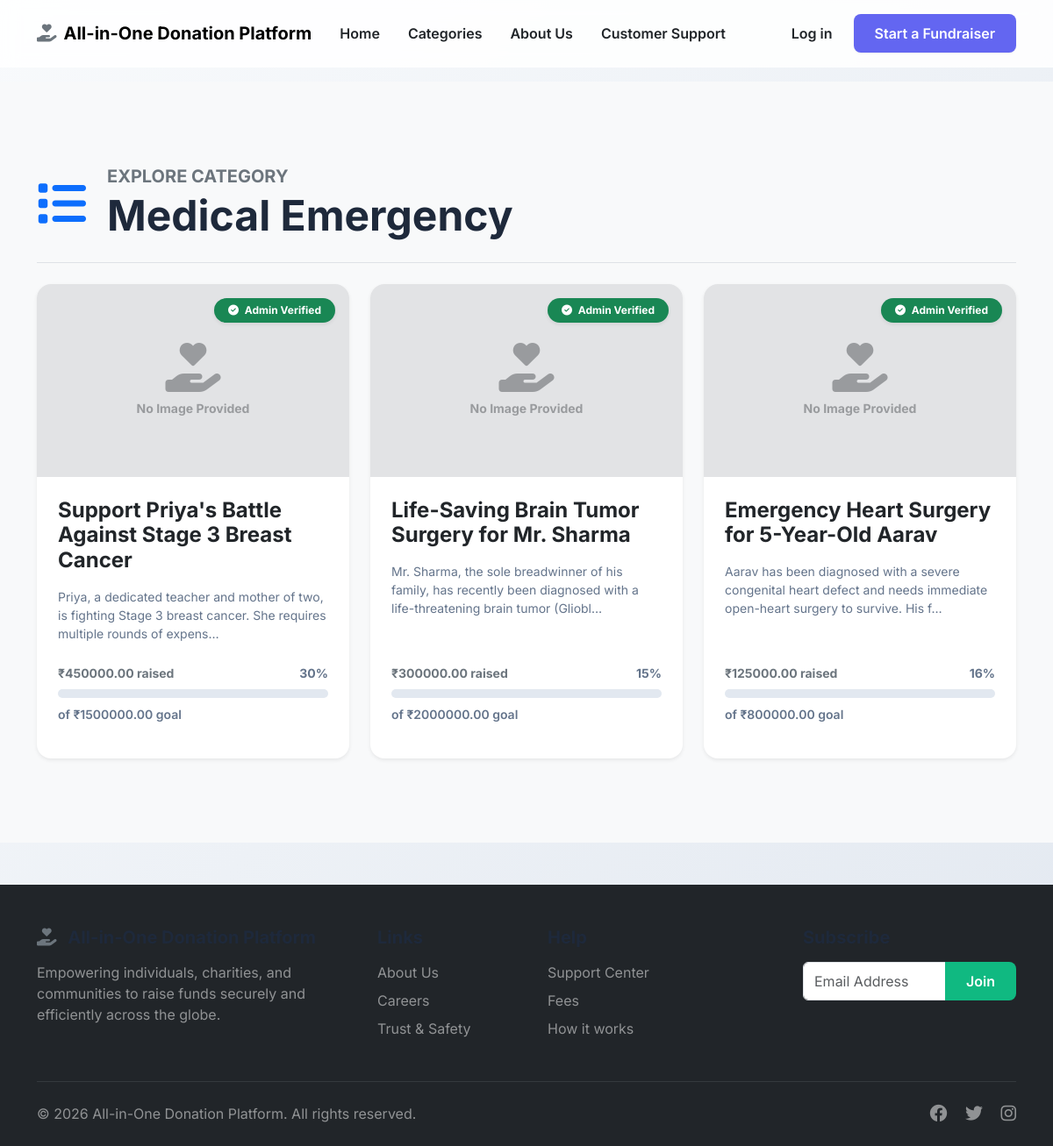
Page /category/medical-emergency/ on the earlier database version.
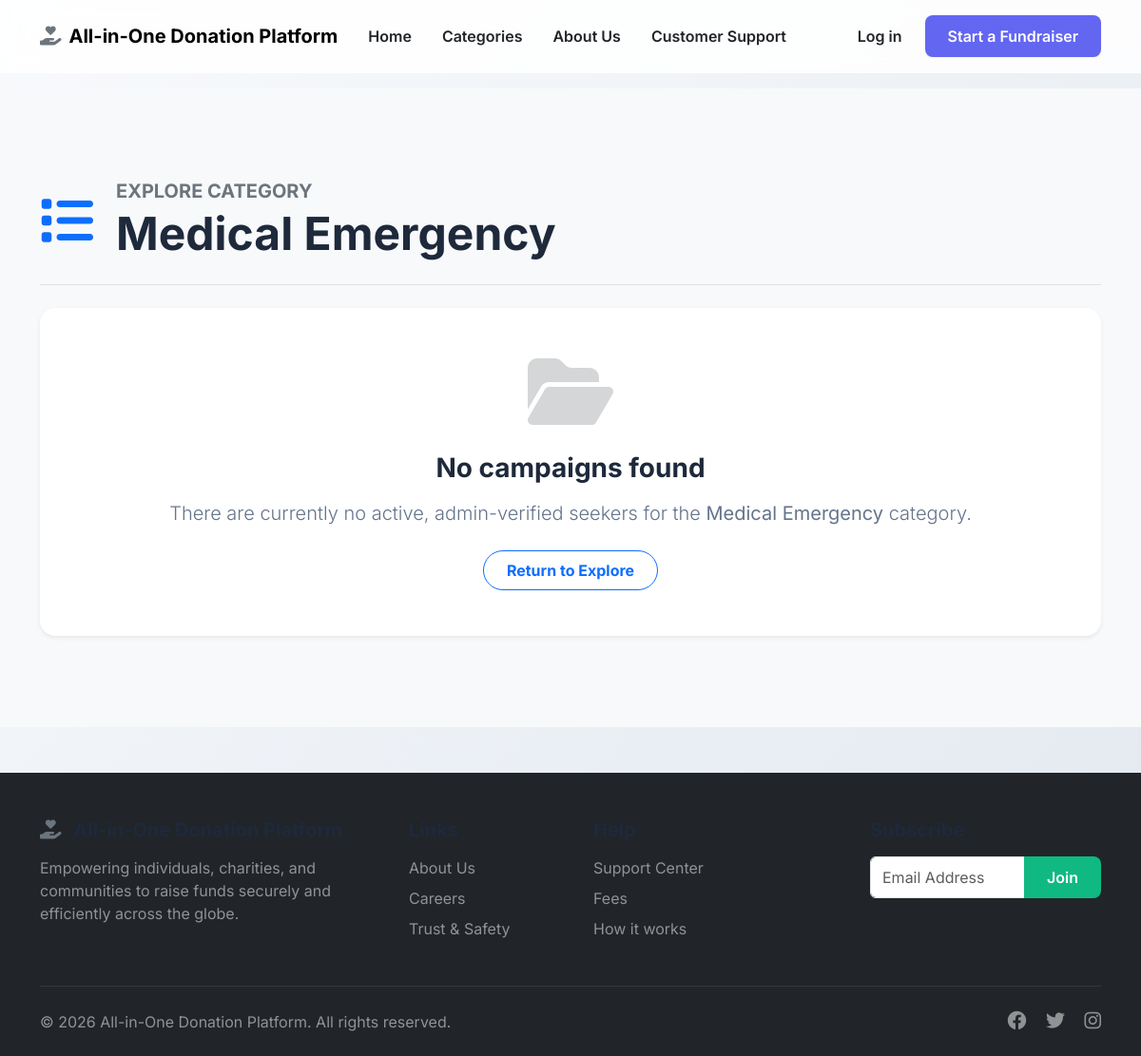
Same page on the later database version.
### campaigns/models.py (models this page shows, shortened)
class Campaign(models.Model):
    class Status(models.TextChoices):
        DRAFT = 'DRAFT', _('Draft')
        ACTIVE = 'ACTIVE', _('Active')
        COMPLETED = 'COMPLETED', _('Completed')
        CANCELLED = 'CANCELLED', _('Cancelled')
    owner = models.ForeignKey(settings.AUTH_USER_MODEL, on_delete=models.CASCADE, related_name='campaigns')
    title = models.CharField(max_length=200)
    description = models.TextField()
    goal_amount = models.DecimalField(max_digits=12, decimal_places=2)
    raised_amount = models.DecimalField(max_digits=12, decimal_places=2, default=0.00)
    image = models.ImageField(upload_to='campaigns/images/', null=True, blank=True)
    start_date = models.DateTimeField(auto_now_add=True)
    end_date = models.DateTimeField(null=True, blank=True)
    category = models.ForeignKey(Category, on_delete=models.SET_NULL, null=True, related_name='campaigns')
    location = models.CharField(max_length=255, blank=True)
    payment_qr_code = models.ImageField(upload_to='campaigns/qr_codes/', null=True, blank=True, help_text="Upload your UPI or Bank QR code here")
    status = models.CharField(
        max_length=20,
        choices=Status.choices,
        default=Status.DRAFT
    )
    approved = models.BooleanField(default=False)
    status_reason = models.TextField(blank=True, null=True, help_text="Reason for current status or rejection notes")
    amount_issued = models.DecimalField(max_digits=12, decimal_places=2, default=0.00, help_text="Total amount paid out to the seeker")
    created_at = models.DateTimeField(auto_now_add=True)
    updated_at = models.DateTimeField(auto_now=True)
    @property
    def progress_percentage(self):
        if self.goal_amount > 0:
            return round((self.raised_amount / self.goal_amount) * 100, 2)
        return 0

class Category(models.Model):
    name = models.CharField(max_length=100, unique=True)
    slug = models.SlugField(max_length=100, unique=True)
    icon = models.ImageField(upload_to='categories/icons/', null=True, blank=True)
    class Meta:
        verbose_name_plural = "Categories"

### core/views.py (the view)
# urls.py: path('category/<slug:slug>/', CategoryDetailView.as_view(), name='category_detail'),
class CategoryDetailView(DetailView):
    model = Category
    template_name = 'category_detail.html'
    context_object_name = 'category'
    def get_context_data(self, **kwargs):
        context = super().get_context_data(**kwargs)
        context['campaigns'] = self.object.campaigns.filter(
            status=Campaign.Status.ACTIVE,
            approved=True
        ).order_by('-raised_amount')
        context['all_categories'] = Category.objects.all()[:4] # Consistent with home page
        return context

### templates/category_detail.html (shortened to what this page needs)
{% extends 'base.html' %}
{% load static %}
{% block content %}
<section class="py-5 bg-light">
    <div class="container my-5">
        <div class="d-flex align-items-center mb-4 border-bottom pb-4">
            {% if category.icon %}
            <img src="{{ category.icon.url }}" alt="{{ category.name }}" style="width: 64px; height: 64px; object-fit: contain;" class="me-4 drop-shadow">
            {% else %}
            <i class="fa-solid fa-list text-primary display-4 me-4"></i>
            {% endif %}
            <div>
                <h5 class="text-secondary fw-bold text-uppercase mb-1">Explore Category</h5>
                <h1 class="fw-bolder display-5 mb-0 d-flex align-items-center">{{ category.name }}</h1>
            </div>
        </div>
        <div class="row g-4">
            {% if campaigns %}
                {% for campaign in campaigns %}
                <div class="col-12 col-md-6 col-lg-4">
                    <div class="card campaign-card h-100 border-0 shadow-sm hover-lift">
                        <div class="position-absolute top-0 end-0 m-3 z-3">
                            <span class="badge bg-success shadow-sm px-3 py-2 rounded-pill"><i class="fa-solid fa-check-circle me-1"></i> Admin Verified</span>
                        </div>
                        {% if campaign.image %}
                        <img src="{{ campaign.image.url }}" class="card-img-top campaign-image" alt="{{ campaign.title }}" style="height: 220px; object-fit: cover;">
                        {% else %}
                        <div class="card-img-top campaign-image bg-secondary-subtle d-flex align-items-center justify-content-center" style="height: 220px;">
                            <div class="text-center text-muted opacity-50">
                                <i class="fa-solid fa-hand-holding-heart display-4 mb-2"></i>
                                <p class="mb-0 small fw-bold">No Image Provided</p>
                            </div>
                        </div>
                        {% endif %}
                        <div class="card-body p-4 d-flex flex-column">
                            <h4 class="card-title fw-bold mb-3"><a href="{% url 'campaign_detail' campaign.pk %}" class="text-decoration-none text-dark stretched-link">{{ campaign.title }}</a></h4>
                            <p class="card-text text-muted-custom small mb-4 flex-grow-1">{{ campaign.description|truncatechars:120 }}</p>
                            <div class="mb-3">
                                <div class="d-flex justify-content-between fw-bold small text-muted-custom mb-2">
                                    <span class="text-secondary">₹{{ campaign.raised_amount }} raised</span>
                                    <span>{{ campaign.progress_percentage|floatformat:0 }}%</span>
                                </div>
                                <div class="progress-custom">
                                </div>
                                <div class="text-muted-custom small mt-2 fw-semibold">of ₹{{ campaign.goal_amount }} goal</div>
                            </div>
                        </div>
                    </div>
                </div>
                {% endfor %}
            {% else %}
                <div class="col-12">
                    <div class="p-5 bg-white rounded-4 shadow-sm text-center">
                        <i class="fa-solid fa-folder-open text-muted opacity-25 display-1 mb-4"></i>
                        <h3 class="fw-bold mb-3">No campaigns found</h3>
                        <p class="text-muted-custom lead mb-4">There are currently no active, admin-verified seekers for the <strong>{{ category.name }}</strong> category.</p>
                        <a href="{% url 'home' %}" class="btn btn-outline-primary rounded-pill px-4 py-2 fw-bold">Return to Explore</a>
                    </div>
                </div>
            {% endif %}
        </div>
    </div>
</section>
{% endblock %}

Differences in the rows shown:
no longer on this page (row edited): Campaign: image "No Image Provided", title "Support Priya's Battle Against Stage 3 Breast Cancer", description "Priya, a dedicated teacher and mother of two, is fighting Stage 3 breast cancer. She requires multiple rounds of expens…", raised_amount "450000.00", progress_percentage "30", goal_amount "1500000.00"
no longer on this page (row edited): Campaign: image "No Image Provided", title "Life-Saving Brain Tumor Surgery for Mr. Sharma", description "Mr. Sharma, the sole breadwinner of his family, has recently been diagnosed with a life-threatening brain tumor (Gliobl…", raised_amount "300000.00", progress_percentage "15", goal_amount "2000000.00"
no longer on this page (row edited): Campaign: image "No Image Provided", title "Emergency Heart Surgery for 5-Year-Old Aarav", description "Aarav has been diagnosed with a severe congenital heart defect and needs immediate open-heart surgery to survive. His f…", raised_amount "125000.00", progress_percentage "16", goal_amount "800000.00"
shown differently, row unchanged: Category "Medical Emergency": name (not shown) → "Medical Emergency"
Other differences:
text now shown: "No campaigns found There are currently no active, admin-verified seekers for the category. Return to Explore"
